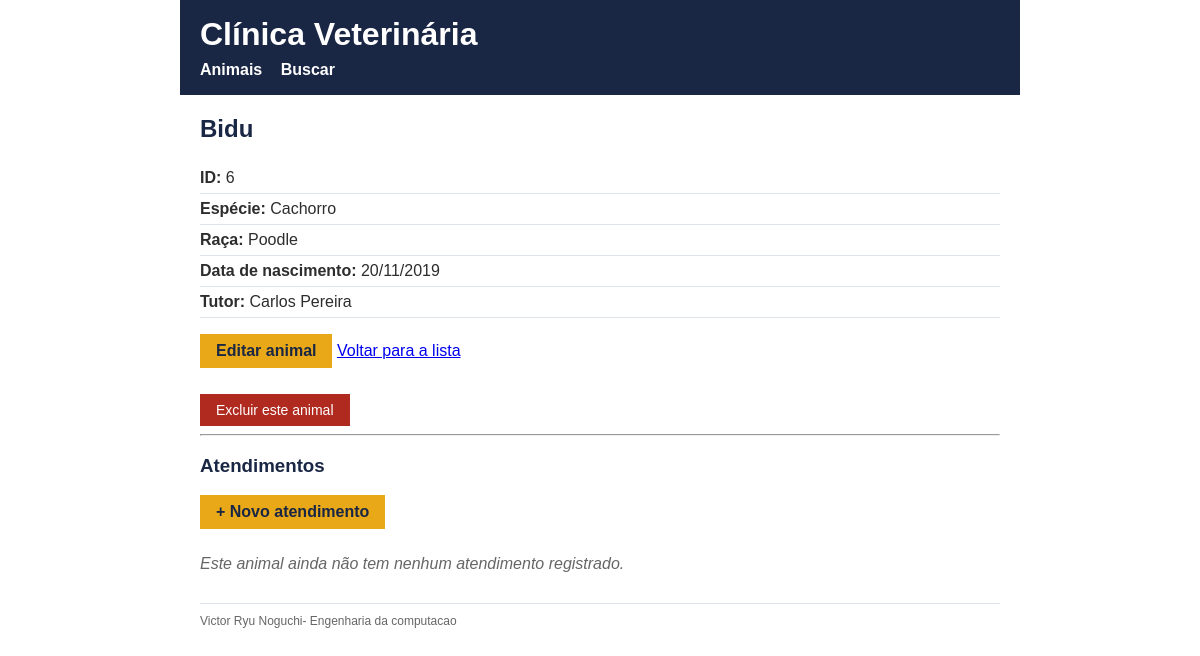
/animal/6, run on the app's committed database.
### tables this page shows
CREATE TABLE animais (
            id              INTEGER PRIMARY KEY AUTOINCREMENT,
            nome            TEXT    NOT NULL,
            especie         TEXT    NOT NULL,
            raca            TEXT,
            data_nascimento TEXT    NOT NULL,
            tutor_nome      TEXT    NOT NULL,
            UNIQUE (nome, tutor_nome)
        );

### veterinaria/app.py (the view)
@app.route("/animal/<int:id_animal>")
def detalhe(id_animal):
    conn = conectar_banco()
    animal = buscar_animal(conn, id_animal)
    if animal is None:
        conn.close()
        return render_template("erro.html",
                               mensagem=f"Nao existe animal com id {id_animal}."), 404
    atendimentos = listar_atendimentos_do_animal(conn, id_animal)
    conn.close()
    return render_template("detalhe.html", animal=animal, atendimentos=atendimentos,
                           msg=request.args.get("msg", ""))

### veterinaria/banco.py (called while the page is built)
def buscar_animal(conn, id_animal):
    return conn.execute('SELECT * FROM animais WHERE id = ?',
                        (id_animal,)).fetchone()

def listar_atendimentos_do_animal(conn, id_animal):
    return conn.execute(
        'SELECT * FROM atendimentos WHERE animal_id = ? ORDER BY data DESC',
        (id_animal,)
    ).fetchall()

### veterinaria/templates/detalhe.html (shortened to what this page needs)
{% extends "base.html" %}
{% block conteudo %}
  <h2>{{ animal['nome'] }}</h2>
  <ul class="detalhe">
    <li><b>ID:</b> {{ animal['id'] }}</li>
    <li><b>Espécie:</b> {{ animal['especie'] }}</li>
    <li><b>Raça:</b> {{ animal['raca'] or '—' }}</li>
    <li><b>Data de nascimento:</b> {{ animal['data_nascimento'] }}</li>
    <li><b>Tutor:</b> {{ animal['tutor_nome'] }}</li>
  </ul>
  <p>
    <a class="botao" href="{{ url_for('editar', id_animal=animal['id']) }}">Editar animal</a>
    <a href="{{ url_for('listar') }}">Voltar para a lista</a>
  </p>
  <form method="post" action="{{ url_for('excluir', id_animal=animal['id']) }}"
        onsubmit="return confirm('Excluir {{ animal.nome }}? Isso apaga também os atendimentos dele.');">
    <button type="submit" class="perigo">Excluir este animal</button>
  </form>
  <hr>
  <h3>Atendimentos</h3>
  <p><a class="botao" href="{{ url_for('novo_atendimento', id_animal=animal['id']) }}">+ Novo atendimento</a></p>
  {% if atendimentos %}
    <table>
      <tr>
        <th>Data</th>
        <th>Descrição</th>
        <th>Veterinário</th>
        <th>Valor</th>
      </tr>
      {% for at in atendimentos %}
      <tr>
        <td>{{ at['data'] }}</td>
        <td>{{ at['descricao'] }}</td>
        <td>{{ at['veterinario'] }}</td>
        <td>R$ {{ "%.2f"|format(at['valor']) }}</td>
      </tr>
      {% endfor %}
    </table>
  {% else %}
    <p class="vazio">Este animal ainda não tem nenhum atendimento registrado.</p>
  {% endif %}
{% endblock %}

### veterinaria/static/estilo.css (style rules this page uses)
body { font-family: Arial, Helvetica, sans-serif; max-width: 800px; margin: 0 auto; padding: 20px; color: #2d2d2d; }
h2, h3 { color: #1a2744; }
.detalhe { list-style: none; padding: 0; }
.detalhe li { padding: 6px 0; border-bottom: 1px solid #dfe4eb; }
.vazio { color: #666666; font-style: italic; }
button { background-color: #1a2744; color: #ffffff; border: none; padding: 8px 16px; font-size: 14px; cursor: pointer; }
.botao { display: inline-block; background-color: #e8a817; color: #1a2744; padding: 8px 16px; text-decoration: none; font-weight: bold; margin-bottom: 10px; }
.perigo, .link-perigo { background-color: #b02a1f; }

### data on the page
animais: nome "Bidu", id "6", especie "Cachorro", raca "Poodle", data_nascimento "20/11/2019", tutor_nome "Carlos Pereira"
